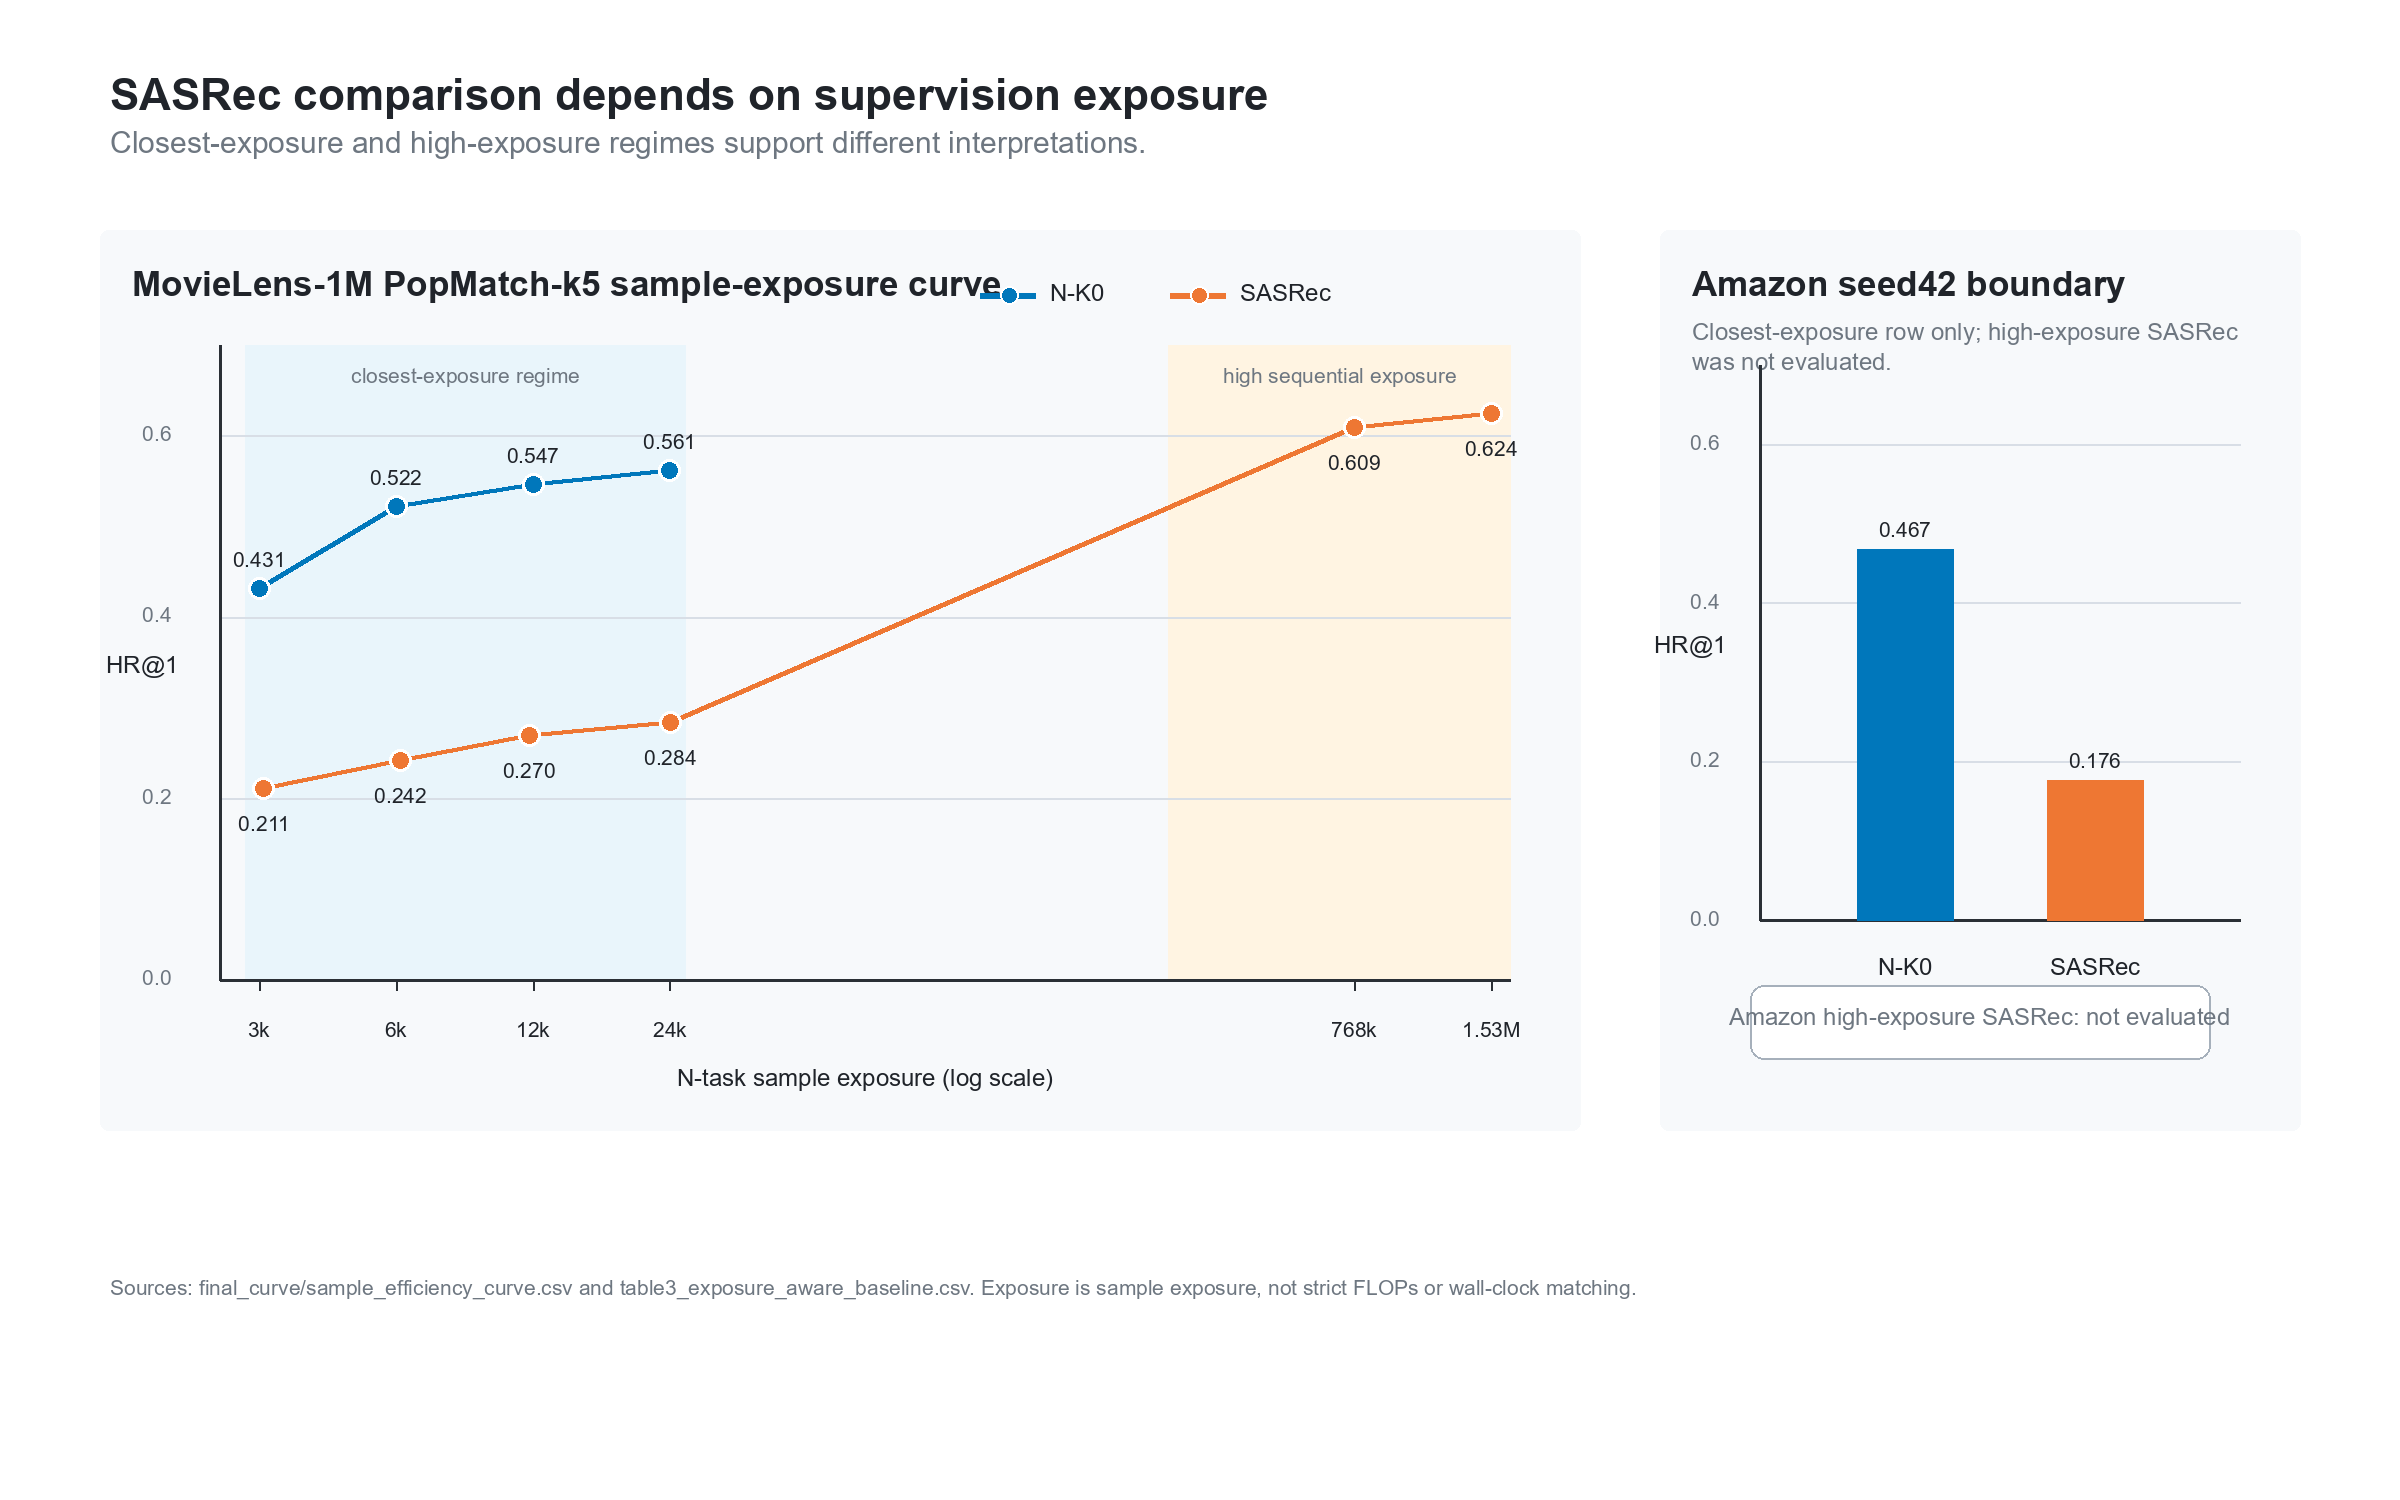

Recreate this plot in Python.
"""
Figure 2: Exposure-aware comparison between N-K0 and SASRec.

This script renders a paper-facing data figure from existing stage-local
sample-efficiency and exposure-aware baseline artifacts. It does not generate
new experiment data. The main panel shows the MovieLens-1M PopMatch-k5
sample-exposure curve; the side panel shows the Amazon seed42 closest-exposure
boundary from Table 3 and explicitly marks high-exposure SASRec as not
evaluated.
"""

from __future__ import annotations

import csv
import math
from pathlib import Path
from textwrap import wrap
from xml.sax.saxutils import escape

from PIL import Image, ImageDraw, ImageFont


ROOT = Path(__file__).resolve().parents[2]
CURVE_PATH = ROOT.parent / "sample_efficiency_training_efficiency" / "final_curve" / "sample_efficiency_curve.csv"
TABLE3_PATH = ROOT / "tables" / "table3_exposure_aware_baseline.csv"
OUT_DIR = Path(__file__).resolve().parent
PNG_PATH = OUT_DIR / "fig2_exposure_aware_sasrec.png"
SVG_PATH = OUT_DIR / "fig2_exposure_aware_sasrec.svg"

WIDTH = 2400
HEIGHT = 1500
DPI = (450, 450)

COLORS = {
    "N-K0": "#0077BB",
    "SASRec": "#EE7733",
    "M1": "#009988",
    "text": "#20242A",
    "muted": "#6E7781",
    "grid": "#D8DEE6",
    "axis": "#2A2F35",
    "panel": "#F7F9FB",
    "closest": "#E9F5FB",
    "high": "#FFF4E2",
    "missing": "#FFFFFF",
    "missing_stroke": "#A6B0BB",
}


def load_font(size: int, bold: bool = False) -> ImageFont.FreeTypeFont | ImageFont.ImageFont:
    candidates = [
        "C:/Windows/Fonts/arialbd.ttf" if bold else "C:/Windows/Fonts/arial.ttf",
        "C:/Windows/Fonts/calibrib.ttf" if bold else "C:/Windows/Fonts/calibri.ttf",
        "C:/Windows/Fonts/segoeuib.ttf" if bold else "C:/Windows/Fonts/segoeui.ttf",
    ]
    for candidate in candidates:
        path = Path(candidate)
        if path.exists():
            return ImageFont.truetype(str(path), size=size)
    return ImageFont.load_default()


FONT_TITLE = load_font(44, bold=True)
FONT_SUBTITLE = load_font(30)
FONT_HEAD = load_font(35, bold=True)
FONT_BODY = load_font(28)
FONT_SMALL = load_font(24)
FONT_TINY = load_font(21)


class Svg:
    def __init__(self) -> None:
        self.parts: list[str] = [
            f'<svg xmlns="http://www.w3.org/2000/svg" width="{WIDTH}" height="{HEIGHT}" viewBox="0 0 {WIDTH} {HEIGHT}">',
            '<rect width="100%" height="100%" fill="white"/>',
            '<style>text{font-family:Arial,Calibri,sans-serif;fill:#20242A}.title{font-size:44px;font-weight:700}.subtitle{font-size:30px;fill:#6E7781}.head{font-size:35px;font-weight:700}.body{font-size:28px}.small{font-size:24px}.tiny{font-size:21px;fill:#6E7781}</style>',
        ]

    def rect(self, x: float, y: float, w: float, h: float, fill: str, stroke: str | None = None, width: float = 2, rx: float = 0) -> None:
        stroke_attr = f' stroke="{stroke}" stroke-width="{width:.1f}"' if stroke else ""
        rx_attr = f' rx="{rx:.1f}"' if rx else ""
        self.parts.append(f'<rect x="{x:.1f}" y="{y:.1f}" width="{w:.1f}" height="{h:.1f}" fill="{fill}"{stroke_attr}{rx_attr}/>')

    def line(self, x1: float, y1: float, x2: float, y2: float, stroke: str, width: float = 2, dash: str | None = None) -> None:
        dash_attr = f' stroke-dasharray="{dash}"' if dash else ""
        self.parts.append(f'<line x1="{x1:.1f}" y1="{y1:.1f}" x2="{x2:.1f}" y2="{y2:.1f}" stroke="{stroke}" stroke-width="{width:.1f}" stroke-linecap="round"{dash_attr}/>')

    def circle(self, x: float, y: float, r: float, fill: str, stroke: str = "white", width: float = 3) -> None:
        self.parts.append(f'<circle cx="{x:.1f}" cy="{y:.1f}" r="{r:.1f}" fill="{fill}" stroke="{stroke}" stroke-width="{width:.1f}"/>')

    def polyline(self, points: list[tuple[float, float]], stroke: str, width: float = 4) -> None:
        pts = " ".join(f"{x:.1f},{y:.1f}" for x, y in points)
        self.parts.append(f'<polyline points="{pts}" fill="none" stroke="{stroke}" stroke-width="{width:.1f}" stroke-linejoin="round" stroke-linecap="round"/>')

    def text(self, x: float, y: float, text: str, cls: str = "body", anchor: str = "middle") -> None:
        self.parts.append(f'<text x="{x:.1f}" y="{y:.1f}" class="{cls}" text-anchor="{anchor}">{escape(text)}</text>')

    def finish(self) -> str:
        return "\n".join(self.parts + ["</svg>\n"])


def text_size(draw: ImageDraw.ImageDraw, text: str, font: ImageFont.ImageFont) -> tuple[int, int]:
    bbox = draw.textbbox((0, 0), text, font=font)
    return bbox[2] - bbox[0], bbox[3] - bbox[1]


def draw_centered(draw: ImageDraw.ImageDraw, xy: tuple[float, float], text: str, font: ImageFont.ImageFont, fill: str) -> None:
    w, h = text_size(draw, text, font)
    draw.text((xy[0] - w / 2, xy[1] - h / 2), text, font=font, fill=fill)


def draw_wrapped(
    draw: ImageDraw.ImageDraw,
    svg: Svg,
    x: float,
    y: float,
    text: str,
    chars: int,
    font: ImageFont.ImageFont = FONT_SMALL,
    cls: str = "small",
    fill: str = COLORS["text"],
    line_h: int = 31,
    anchor: str = "middle",
) -> None:
    for i, line in enumerate(wrap(text, width=chars)):
        yy = y + i * line_h
        if anchor == "start":
            draw.text((x, yy), line, font=font, fill=fill)
            svg.text(x, yy + line_h - 5, line, cls, "start")
        else:
            draw_centered(draw, (x, yy + line_h / 2), line, font, fill)
            svg.text(x, yy + line_h - 5, line, cls)


def read_curve() -> list[dict[str, str]]:
    with CURVE_PATH.open("r", encoding="utf-8", newline="") as f:
        return list(csv.DictReader(f))


def read_table3() -> list[dict[str, str]]:
    with TABLE3_PATH.open("r", encoding="utf-8", newline="") as f:
        return list(csv.DictReader(f))


def fmt_exposure(value: float) -> str:
    if value >= 1_000_000:
        return f"{value / 1_000_000:.2f}M"
    if value >= 1000:
        return f"{value / 1000:.0f}k"
    return str(int(value))


def curve_xy(
    exposure: float,
    hr: float,
    left: int,
    top: int,
    right: int,
    bottom: int,
    min_log: float,
    max_log: float,
    max_y: float,
) -> tuple[float, float]:
    x = left + ((math.log10(exposure) - min_log) / (max_log - min_log)) * (right - left)
    y = bottom - (hr / max_y) * (bottom - top)
    return x, y


def draw_main_curve(draw: ImageDraw.ImageDraw, svg: Svg, rows: list[dict[str, str]]) -> None:
    x0, y0, w, h = 100, 230, 1480, 900
    plot_left, plot_top = x0 + 120, y0 + 115
    plot_right, plot_bottom = x0 + w - 70, y0 + h - 150
    max_y = 0.70
    exposures = [float(r["N-task exposure"]) for r in rows]
    min_log, max_log = math.log10(min(exposures) * 0.82), math.log10(max(exposures) * 1.10)

    draw.rounded_rectangle((x0, y0, x0 + w, y0 + h), radius=8, fill=COLORS["panel"])
    svg.rect(x0, y0, w, h, COLORS["panel"], rx=8)
    draw.text((x0 + 32, y0 + 34), "MovieLens-1M PopMatch-k5 sample-exposure curve", font=FONT_HEAD, fill=COLORS["text"])
    svg.text(x0 + 32, y0 + 70, "MovieLens-1M PopMatch-k5 sample-exposure curve", "head", "start")

    # Regime shading.
    closest_l = curve_xy(2800, 0, plot_left, plot_top, plot_right, plot_bottom, min_log, max_log, max_y)[0]
    closest_r = curve_xy(26000, 0, plot_left, plot_top, plot_right, plot_bottom, min_log, max_log, max_y)[0]
    high_l = curve_xy(300000, 0, plot_left, plot_top, plot_right, plot_bottom, min_log, max_log, max_y)[0]
    draw.rectangle((closest_l, plot_top, closest_r, plot_bottom), fill=COLORS["closest"])
    svg.rect(closest_l, plot_top, closest_r - closest_l, plot_bottom - plot_top, COLORS["closest"])
    draw.rectangle((high_l, plot_top, plot_right, plot_bottom), fill=COLORS["high"])
    svg.rect(high_l, plot_top, plot_right - high_l, plot_bottom - plot_top, COLORS["high"])
    draw_centered(draw, ((closest_l + closest_r) / 2, plot_top + 28), "closest-exposure regime", FONT_TINY, COLORS["muted"])
    svg.text((closest_l + closest_r) / 2, plot_top + 36, "closest-exposure regime", "tiny")
    draw_centered(draw, ((high_l + plot_right) / 2, plot_top + 28), "high sequential exposure", FONT_TINY, COLORS["muted"])
    svg.text((high_l + plot_right) / 2, plot_top + 36, "high sequential exposure", "tiny")

    # Grid and axes.
    for tick in [0.0, 0.2, 0.4, 0.6]:
        y = plot_bottom - (tick / max_y) * (plot_bottom - plot_top)
        draw.line((plot_left, y, plot_right, y), fill=COLORS["grid"], width=2)
        svg.line(plot_left, y, plot_right, y, COLORS["grid"], 2)
        draw.text((plot_left - 78, y - 15), f"{tick:.1f}", font=FONT_TINY, fill=COLORS["muted"])
        svg.text(plot_left - 28, y + 8, f"{tick:.1f}", "tiny", "end")

    x_ticks = [3000, 6000, 12000, 24000, 768000, 1534656]
    for tick in x_ticks:
        x = curve_xy(tick, 0, plot_left, plot_top, plot_right, plot_bottom, min_log, max_log, max_y)[0]
        draw.line((x, plot_bottom, x, plot_bottom + 10), fill=COLORS["axis"], width=2)
        svg.line(x, plot_bottom, x, plot_bottom + 10, COLORS["axis"], 2)
        draw_centered(draw, (x, plot_bottom + 45), fmt_exposure(tick), FONT_TINY, COLORS["text"])
        svg.text(x, plot_bottom + 55, fmt_exposure(tick), "tiny")

    draw.line((plot_left, plot_top, plot_left, plot_bottom), fill=COLORS["axis"], width=3)
    draw.line((plot_left, plot_bottom, plot_right, plot_bottom), fill=COLORS["axis"], width=3)
    svg.line(plot_left, plot_top, plot_left, plot_bottom, COLORS["axis"], 3)
    svg.line(plot_left, plot_bottom, plot_right, plot_bottom, COLORS["axis"], 3)
    draw_centered(draw, (plot_left - 78, plot_top + (plot_bottom - plot_top) / 2), "HR@1", FONT_SMALL, COLORS["text"])
    svg.text(plot_left - 78, plot_top + (plot_bottom - plot_top) / 2, "HR@1", "small")
    draw_centered(draw, ((plot_left + plot_right) / 2, plot_bottom + 95), "N-task sample exposure (log scale)", FONT_SMALL, COLORS["text"])
    svg.text((plot_left + plot_right) / 2, plot_bottom + 108, "N-task sample exposure (log scale)", "small")

    by_model = {
        "N-K0": [r for r in rows if r["model"] == "N-K0"],
        "SASRec": [r for r in rows if r["model"] == "SASRec"],
    }
    for model, model_rows in by_model.items():
        points = [
            curve_xy(float(r["N-task exposure"]), float(r["HR@1"]), plot_left, plot_top, plot_right, plot_bottom, min_log, max_log, max_y)
            for r in model_rows
        ]
        draw.line(points, fill=COLORS[model], width=5, joint="curve")
        svg.polyline(points, COLORS[model], 5)
        for r, (x, y) in zip(model_rows, points):
            draw.ellipse((x - 11, y - 11, x + 11, y + 11), fill=COLORS[model], outline="white", width=3)
            svg.circle(x, y, 11, COLORS[model])
            label = f"{float(r['HR@1']):.3f}"
            y_offset = -34 if model == "N-K0" else 30
            draw_centered(draw, (x, y + y_offset), label, FONT_TINY, COLORS["text"])
            svg.text(x, y + y_offset + 8, label, "tiny")

    # Legend.
    legend_x, legend_y = x0 + 880, y0 + 65
    for i, model in enumerate(["N-K0", "SASRec"]):
        x = legend_x + i * 190
        draw.line((x, legend_y, x + 55, legend_y), fill=COLORS[model], width=6)
        draw.ellipse((x + 20, legend_y - 9, x + 38, legend_y + 9), fill=COLORS[model], outline="white", width=2)
        draw.text((x + 70, legend_y - 16), model, font=FONT_SMALL, fill=COLORS["text"])
        svg.line(x, legend_y, x + 55, legend_y, COLORS[model], 6)
        svg.circle(x + 29, legend_y, 9, COLORS[model])
        svg.text(x + 70, legend_y + 8, model, "small", "start")


def draw_amazon_panel(draw: ImageDraw.ImageDraw, svg: Svg, table3: list[dict[str, str]]) -> None:
    x0, y0, w, h = 1660, 230, 640, 900
    plot_left, plot_top = x0 + 100, y0 + 135
    plot_right, plot_bottom = x0 + w - 60, y0 + h - 210
    max_y = 0.70

    draw.rounded_rectangle((x0, y0, x0 + w, y0 + h), radius=8, fill=COLORS["panel"])
    svg.rect(x0, y0, w, h, COLORS["panel"], rx=8)
    draw.text((x0 + 32, y0 + 34), "Amazon seed42 boundary", font=FONT_HEAD, fill=COLORS["text"])
    svg.text(x0 + 32, y0 + 70, "Amazon seed42 boundary", "head", "start")
    draw_wrapped(draw, svg, x0 + 32, y0 + 88, "Closest-exposure row only; high-exposure SASRec was not evaluated.", 50, FONT_SMALL, "small", COLORS["muted"], 30, "start")

    rows = {
        r["model"]: r
        for r in table3
        if r["dataset"] == "Amazon Musical Instruments" and r["budget_regime"] in {"LLM N-task anchor", "closest N-task exposure"}
    }
    values = [("N-K0", float(rows["N-K0"]["hr1"])), ("SASRec", float(rows["SASRec"]["hr1"]))]

    for tick in [0.0, 0.2, 0.4, 0.6]:
        y = plot_bottom - (tick / max_y) * (plot_bottom - plot_top)
        draw.line((plot_left, y, plot_right, y), fill=COLORS["grid"], width=2)
        svg.line(plot_left, y, plot_right, y, COLORS["grid"], 2)
        draw.text((plot_left - 70, y - 14), f"{tick:.1f}", font=FONT_TINY, fill=COLORS["muted"])
        svg.text(plot_left - 24, y + 8, f"{tick:.1f}", "tiny", "end")
    draw.line((plot_left, plot_top, plot_left, plot_bottom), fill=COLORS["axis"], width=3)
    draw.line((plot_left, plot_bottom, plot_right, plot_bottom), fill=COLORS["axis"], width=3)
    svg.line(plot_left, plot_top, plot_left, plot_bottom, COLORS["axis"], 3)
    svg.line(plot_left, plot_bottom, plot_right, plot_bottom, COLORS["axis"], 3)
    draw_centered(draw, (plot_left - 70, plot_top + (plot_bottom - plot_top) / 2), "HR@1", FONT_SMALL, COLORS["text"])
    svg.text(plot_left - 70, plot_top + (plot_bottom - plot_top) / 2, "HR@1", "small")

    centers = [plot_left + 145, plot_left + 335]
    bar_w = 96
    for (model, value), cx in zip(values, centers):
        y = plot_bottom - (value / max_y) * (plot_bottom - plot_top)
        draw.rectangle((cx - bar_w / 2, y, cx + bar_w / 2, plot_bottom), fill=COLORS[model])
        svg.rect(cx - bar_w / 2, y, bar_w, plot_bottom - y, COLORS[model])
        draw_centered(draw, (cx, y - 25), f"{value:.3f}", FONT_TINY, COLORS["text"])
        svg.text(cx, y - 15, f"{value:.3f}", "tiny")
        draw_centered(draw, (cx, plot_bottom + 42), model, FONT_SMALL, COLORS["text"])
        svg.text(cx, plot_bottom + 55, model, "small")

    miss_x, miss_y, miss_w, miss_h = x0 + 90, y0 + h - 145, w - 180, 74
    draw.rounded_rectangle((miss_x, miss_y, miss_x + miss_w, miss_y + miss_h), radius=14, fill=COLORS["missing"], outline=COLORS["missing_stroke"], width=2)
    svg.rect(miss_x, miss_y, miss_w, miss_h, COLORS["missing"], COLORS["missing_stroke"], 2, 14)
    draw_wrapped(draw, svg, miss_x + miss_w / 2, miss_y + 14, "Amazon high-exposure SASRec: not evaluated", 42, FONT_SMALL, "small", COLORS["muted"], 30)


def main() -> None:
    curve = read_curve()
    table3 = read_table3()

    image = Image.new("RGB", (WIDTH, HEIGHT), "white")
    draw = ImageDraw.Draw(image)
    svg = Svg()

    draw.text((110, 70), "SASRec comparison depends on supervision exposure", font=FONT_TITLE, fill=COLORS["text"])
    draw.text((110, 125), "Closest-exposure and high-exposure regimes support different interpretations.", font=FONT_SUBTITLE, fill=COLORS["muted"])
    svg.text(110, 105, "SASRec comparison depends on supervision exposure", "title", "start")
    svg.text(110, 160, "Closest-exposure and high-exposure regimes support different interpretations.", "subtitle", "start")

    draw_main_curve(draw, svg, curve)
    draw_amazon_panel(draw, svg, table3)

    note = "Sources: final_curve/sample_efficiency_curve.csv and table3_exposure_aware_baseline.csv. Exposure is sample exposure, not strict FLOPs or wall-clock matching."
    draw.text((110, 1275), note, font=FONT_TINY, fill=COLORS["muted"])
    svg.text(110, 1305, note, "tiny", "start")

    image.save(PNG_PATH, dpi=DPI)
    SVG_PATH.write_text(svg.finish(), encoding="utf-8")
    print(f"wrote {PNG_PATH}")
    print(f"wrote {SVG_PATH}")


if __name__ == "__main__":
    main()
